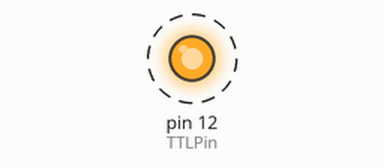
A sketch run on a simulated Arduino Uno, built with avr-gcc and run on an emulated ATmega328P. Parts: output pins drawn as LEDs (lit = HIGH). Dashed ring = blinking. What the sketch prints to the serial monitor is not drawn.

Above: at 0.2 s.
Timing chart, 0 to 3.0 s (numbered marks = the images above):
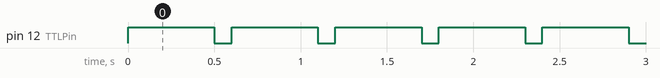

Measured:
- by itself, pin 12 (TTLPin): alternates HIGH for 0.50 s and LOW for 0.10 s

The sketch:

TTL_out.ino
```cpp
const int TTLPin = 12;

 void setup() {
   Serial.begin(9600);
   // set output pin
   pinMode(TTLPin, OUTPUT);
 }

 void loop() {
Serial.println("UP");
digitalWrite(TTLPin, HIGH);
delay(500);
Serial.println("DOWN");
digitalWrite(TTLPin, LOW);
delay(100);
}
```
